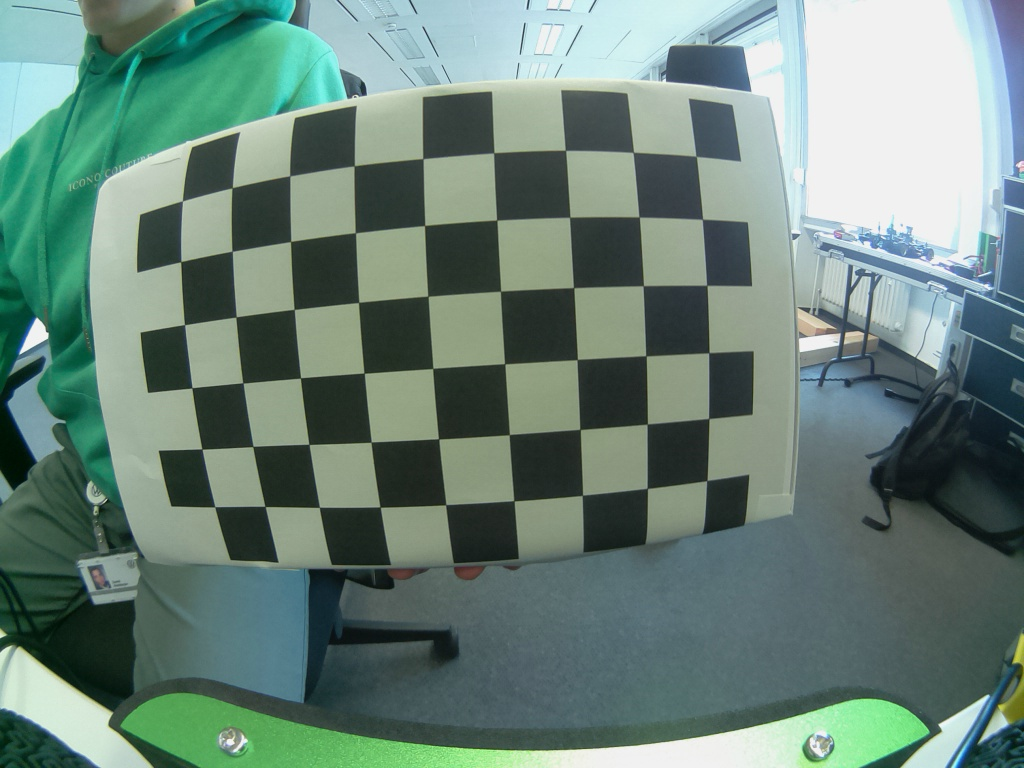
#> input picture camera-calibration/images/img1.jpg, 1024 x 768 px; its folder holds only this picture in this run
$ python camera_calibaration.py
#> lines starting #> are read from the running program, lines starting #| are printed output that depends on the picture
import cv2 as cv
import os
import numpy as np

CHESS_BOARD_DIM = (9, 6)

SQUARE_SIZE = 25  # millimeters

criteria = (cv.TERM_CRITERIA_EPS + cv.TERM_CRITERIA_MAX_ITER, 30, 0.001)


calib_data_path = "calib_data"
CHECK_DIR = os.path.isdir(calib_data_path)


if not CHECK_DIR:
    os.makedirs(calib_data_path)
    print(f'"{calib_data_path}" Directory is created')

else:
    print(f'"{calib_data_path}" Directory already Exists.')

# prepare object points, like (0,0,0), (1,0,0), (2,0,0) ....,(6,5,0)
obj_3D = np.zeros((CHESS_BOARD_DIM[0] * CHESS_BOARD_DIM[1], 3), np.float32)

obj_3D[:, :2] = np.mgrid[0 : CHESS_BOARD_DIM[0], 0 : CHESS_BOARD_DIM[1]].T.reshape(
    -1, 2
)
obj_3D *= SQUARE_SIZE
print(obj_3D)

# Arrays to store object points and image points from all the images
obj_points_3D = []  # 3d points in real world space
img_points_2D = []  # 2d points in image plane

image_path = "images"

files = os.listdir(image_path)
for file in files:
    print(file)
    imagePath = os.path.join(image_path, file)
    #print(imagePath)

    image = cv.imread(imagePath)
#> image is the input picture: shape (768, 1024, 3); mean B, G, R 121.4, 131.3, 106.4
    grayScale = cv.cvtColor(image, cv.COLOR_BGR2GRAY)
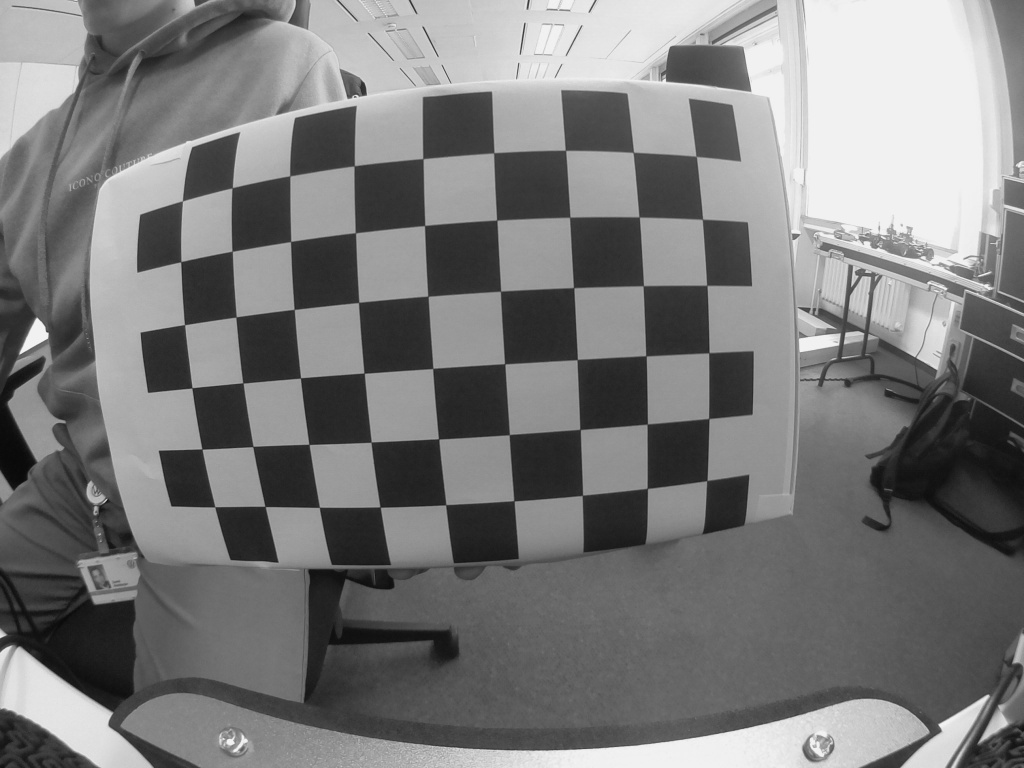
#> grayScale: shape (768, 1024); min 9, max 247, mean 122.7
    ret, corners = cv.findChessboardCorners(image, CHESS_BOARD_DIM, None)
#> ret = True; corners = 54 rows, first 8: [706.8, 480.4], [647.3, 488.4], [582.4, 495.2], [513.9, 500.7], [445.6, 504.6], [380.1, 507.1], [319.4, 507.4], [265.1, 506.4]
    if ret == True:
        obj_points_3D.append(obj_3D)
        corners2 = cv.cornerSubPix(grayScale, corners, (3, 3), (-1, -1), criteria)
#> corners2 = 54 rows, first 8: [706.8, 480.5], [647.3, 488.4], [582.4, 495.3], [513.9, 500.7], [445.7, 504.7], [380.1, 507.1], [319.4, 507.3], [265.1, 506.5]
        img_points_2D.append(corners2)

        img = cv.drawChessboardCorners(image, CHESS_BOARD_DIM, corners2, ret)
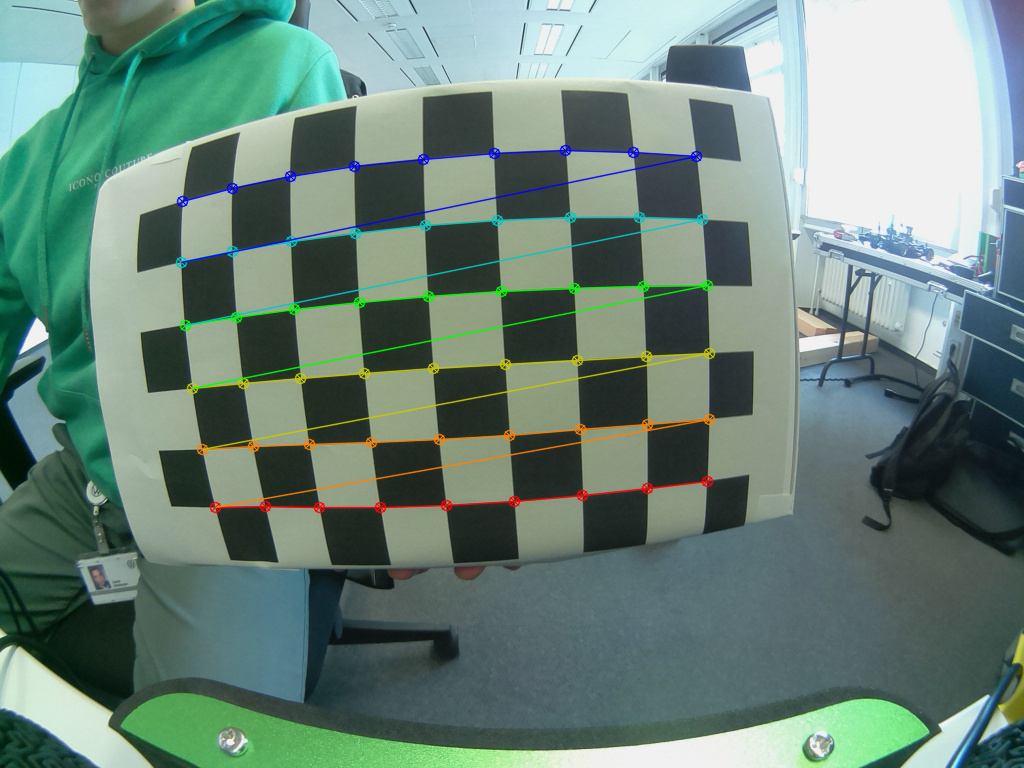
#> img: shape (768, 1024, 3); mean B, G, R 121.3, 131.7, 106.6

cv.destroyAllWindows()
#h, w = image.shape[:2]
ret, mtx, dist, rvecs, tvecs = cv.calibrateCamera(
    obj_points_3D, img_points_2D, grayScale.shape[::-1], None, None
)
#> ret = 0.438; mtx = [[613.9, 0, 544], [0, 614.9, 401.8], [0, 0, 1]]; dist = [[-0.583, 0.541, -0.00694, -0.00975, -0.292]]; rvecs = ([-0.123, -0.31, 3.07],); tvecs = ([63.72, 30.99, 225.2],)
print("calibrated")

print("creating MultiMatrix: ")
np.savez(
    f"{calib_data_path}/MultiMatrix",
    camMatrix=mtx,
    distCoef=dist,
    rVector=rvecs,
    tVector=tvecs,
)
# [4 lines of commented-out code are left out]

print("loading data stored using numpy savez function\n \n \n")

data = np.load(f"{calib_data_path}/MultiMatrix.npz")

camMatrix = data["camMatrix"]
distCof = data["distCoef"]
rVector = data["rVector"]
tVector = data["tVector"]

print("loaded calibration data successfully")

$ run again, on camera-calibration/images/img14.jpg
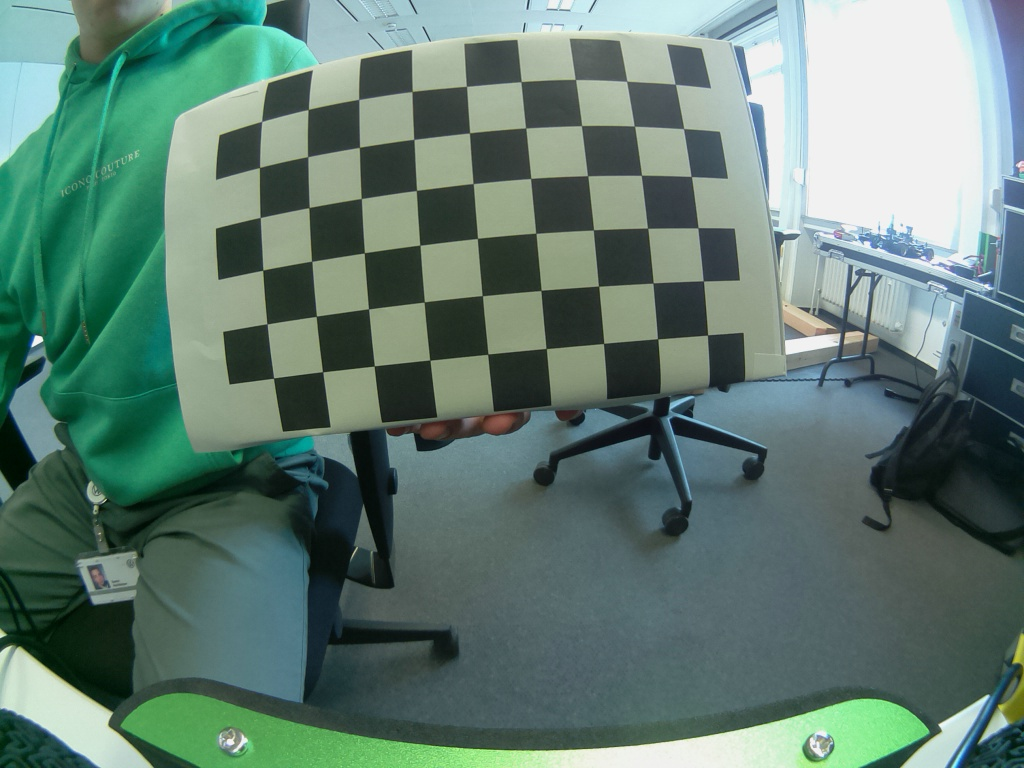
#> input picture camera-calibration/images/img14.jpg, 1024 x 768 px
#> image is the input picture: shape (768, 1024, 3); mean B, G, R 115.1, 125.2, 98
#> `grayScale = cv.cvtColor(image, cv.COLOR_BGR2GRAY)`:
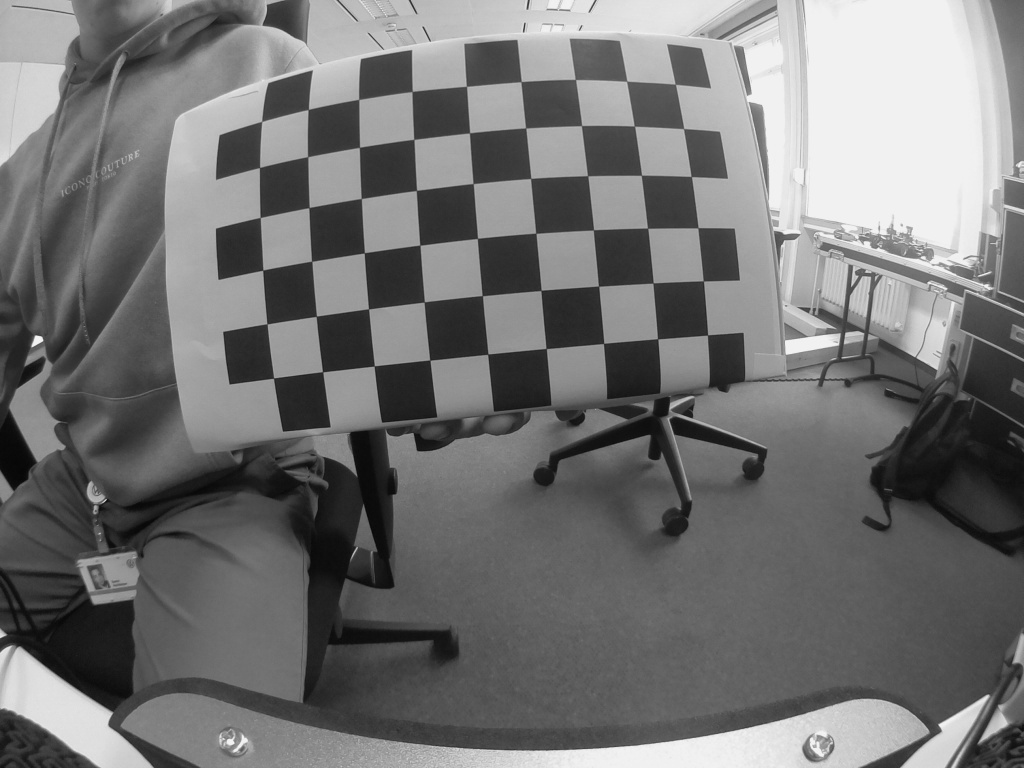
#> grayScale: shape (768, 1024); min 6, max 248, mean 115.9
#> `ret, corners = cv.findChessboardCorners(image, CHESS_BOARD_DIM, None)`: ret = True; corners = 54 rows, first 8: [707.5, 334.9], [657.6, 338.7], [603.5, 343.4], [546.2, 348.5], [487.6, 354.1], [429.9, 360.3], [374.3, 365.9], [322.5, 371.7]
#> corners2 = 54 rows, first 8: [707.5, 335], [657.6, 338.8], [603.5, 343.4], [546.2, 348.5], [487.7, 354.2], [429.8, 360.1], [374.2, 365.9], [322.6, 371.7]
#> `img = cv.drawChessboardCorners(image, CHESS_BOARD_DIM, corners2, ret)`:
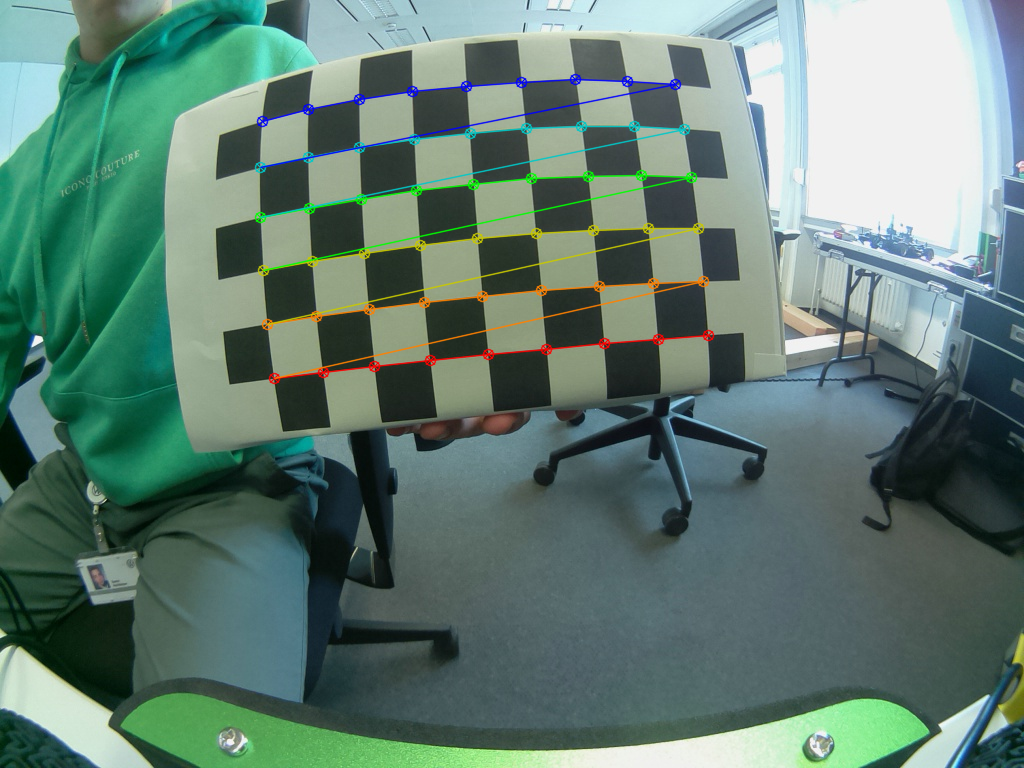
#> img: shape (768, 1024, 3); mean B, G, R 114.9, 125.5, 98.1
#> `ret, mtx, dist, rvecs, tvecs = cv.calibrateCamera( obj_points_3D, img_..`: ret = 0.322; mtx = [[552.6, 0, 545.7], [0, 555.3, 367.1], [0, 0, 1]]; dist = [[-0.491, 0.458, 0.0104, -0.00866, -0.245]]; rvecs = ([-0.116, -0.229, 3.04],); tvecs = ([74.63, -15.04, 241],)

$ run again, on camera-calibration/images/img15.jpg
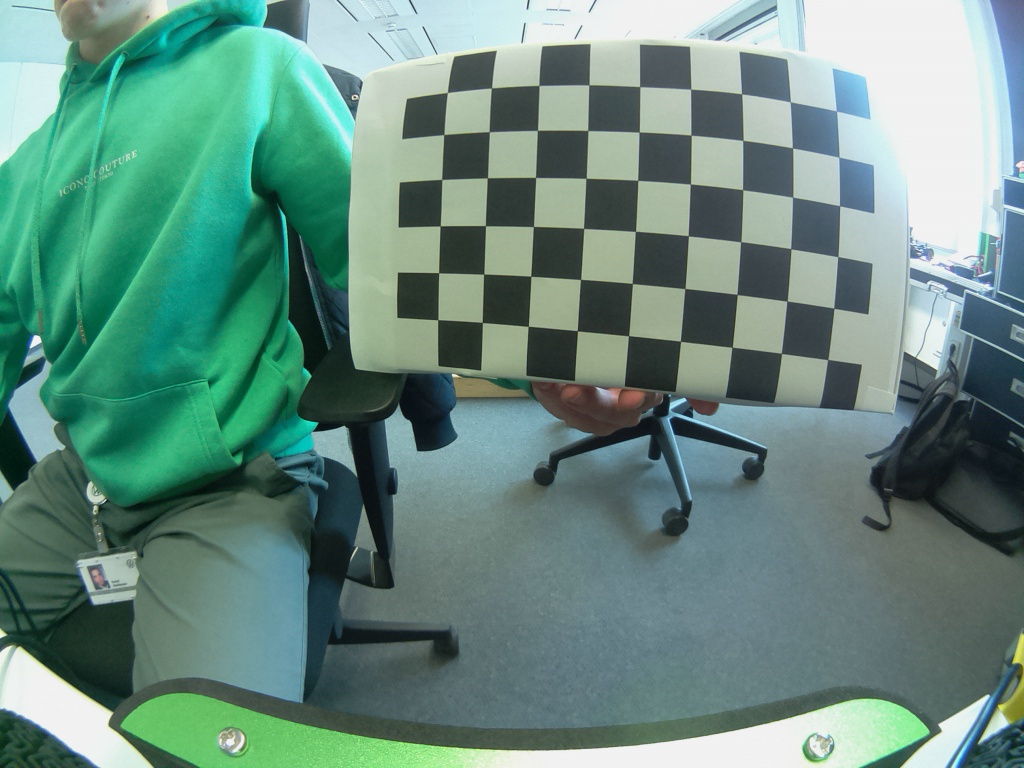
#> input picture camera-calibration/images/img15.jpg, 1024 x 768 px
#> image is the input picture: shape (768, 1024, 3); mean B, G, R 128.6, 139.5, 103.5
#> `grayScale = cv.cvtColor(image, cv.COLOR_BGR2GRAY)`:
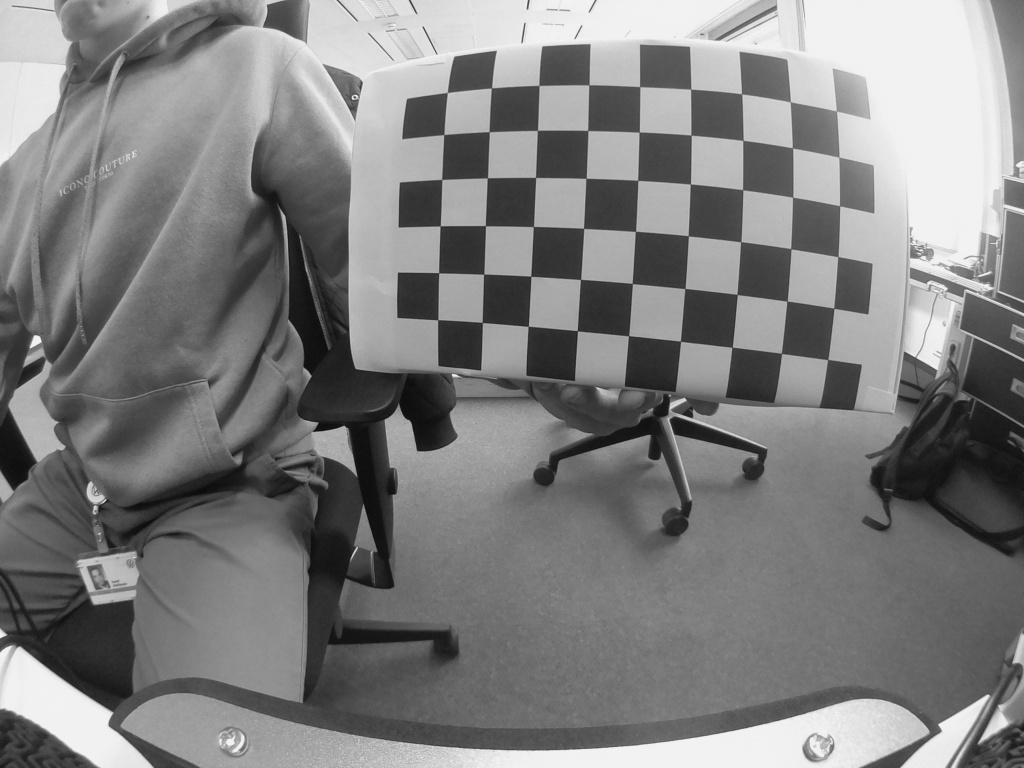
#> grayScale: shape (768, 1024); min 9, max 247, mean 127.5
#> `ret, corners = cv.findChessboardCorners(image, CHESS_BOARD_DIM, None)`: ret = True; corners = 54 rows, first 8: [827.6, 359.5], [781.4, 353.4], [731.9, 347.4], [680.5, 341.2], [628.5, 335.7], [577.4, 330.8], [528.3, 326.4], [482.3, 322.4]
#> corners2 = 54 rows, first 8: [827.7, 359.5], [781.4, 353.4], [732, 347.2], [680.5, 341.3], [628.5, 335.7], [577.4, 330.7], [528.3, 326.3], [482.3, 322.4]
#> `img = cv.drawChessboardCorners(image, CHESS_BOARD_DIM, corners2, ret)`:
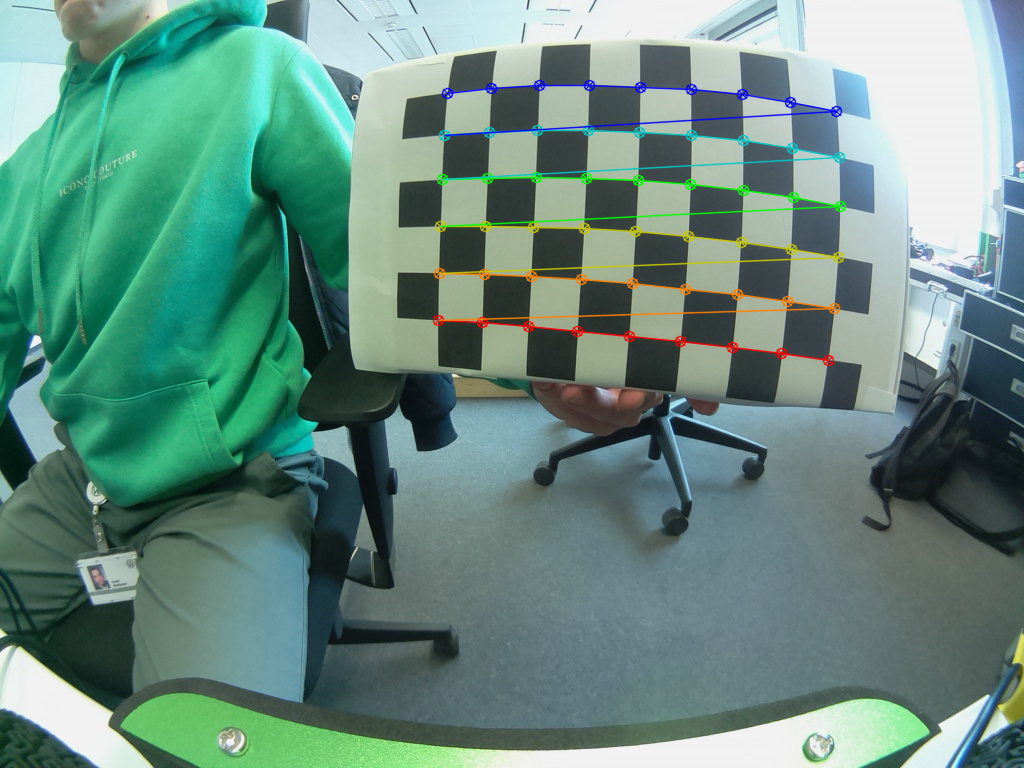
#> img: shape (768, 1024, 3); mean B, G, R 128.2, 139.6, 103.4
#> `ret, mtx, dist, rvecs, tvecs = cv.calibrateCamera( obj_points_3D, img_..`: ret = 1.56; mtx = [[1448.3, 0, 476.7], [0, 1646.9, 448.8], [0, 0, 1]]; dist = [[-3.01, 5, -0.108, 0.233, -18.27]]; rvecs = ([-0.412, 0.813, -2.96],); tvecs = ([170.5, -36.67, 709],)
